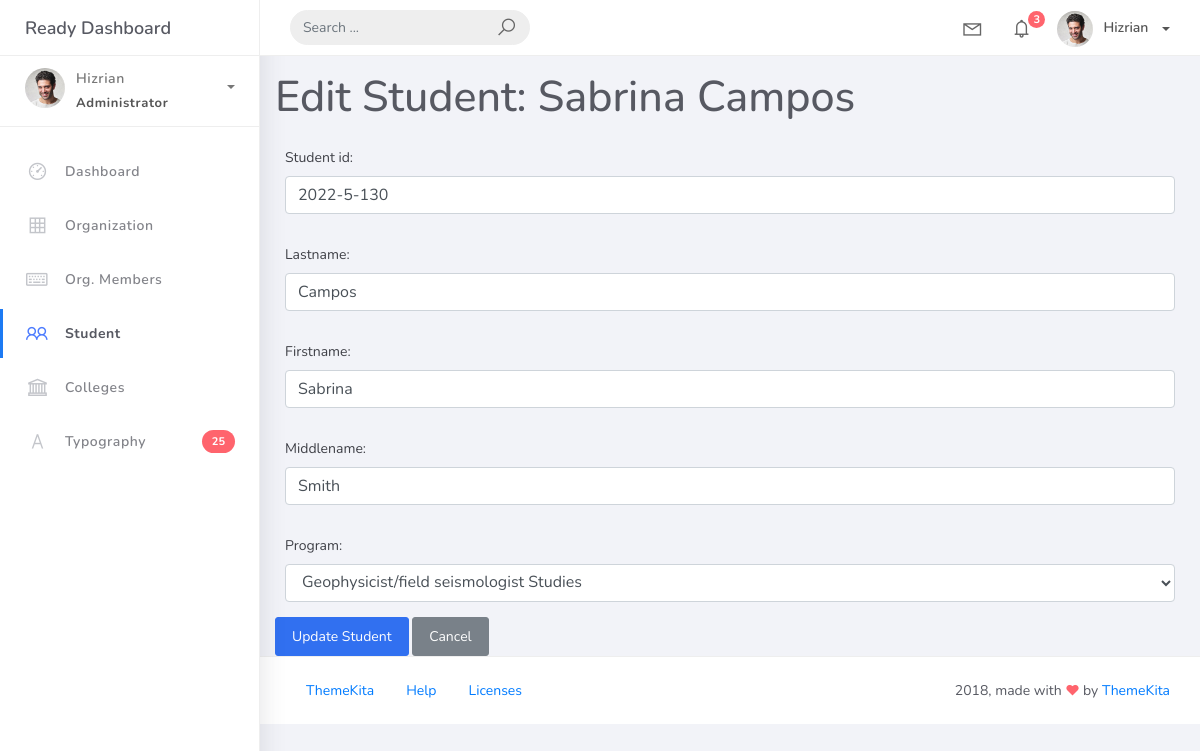
/students/2/, run on the app's committed database.
### studentorg/models.py (models this page shows, shortened)
class BaseModel(models.Model):
    created_at = models.DateTimeField(auto_now_add=True, db_index=True)
    updated_at = models.DateTimeField(auto_now=True)
    class Meta:
        abstract = True

class Student(BaseModel):
    student_id = models.CharField(max_length=25)
    lastname = models.CharField(max_length=25)
    firstname = models.CharField(max_length=25)
    middlename = models.CharField(max_length=25, blank=True, null=True)
    program = models.ForeignKey(Program, on_delete=models.CASCADE)

### studentorg/views.py (the view)
# urls.py: path('students/<int:pk>/', views.StudentUpdateView.as_view(), name='student-update'),
class StudentUpdateView(UpdateView):
    model = Student
    form_class = StudentForm
    template_name = 'student_edit.html'
    success_url = reverse_lazy('student-list')

### studentorg/forms.py
class StudentForm(ModelForm):
    class Meta:
        model = Student
        fields = "__all__"

### studentorg/models.py (called while the page is built)
    def __str__(self):
        return self.prog_name

### templates/student_edit.html (shortened to what this page needs)
{% extends 'base.html' %}
{% load widget_tweaks %}
{% block content %}
<div class="container mt-4 pt-5">
    <h2>Edit Student: {{ student.firstname }} {{ student.lastname }}</h2>
    <form method="post">
        {% for field in form %}
        <div class="form-group">
            {{ field.label_tag }}
            {% render_field field class="form-control" %}
        </div>
        {% endfor %}
        <button type="submit" class="btn btn-primary">Update Student</button>
        <a href="{% url 'student-list' %}" class="btn btn-secondary">Cancel</a>
    </form>
</div>
{% endblock %}

### data on the page
Student: firstname "Sabrina", lastname "Campos", student_id "2022-5-130" "Campos" "Sabrina" "Smith" "Geophysicist/field seismologist Studies"

### other printed values
{{ field.label_tag }} "Student id:" "Lastname:" "Firstname:" "Middlename:" "Program:"
